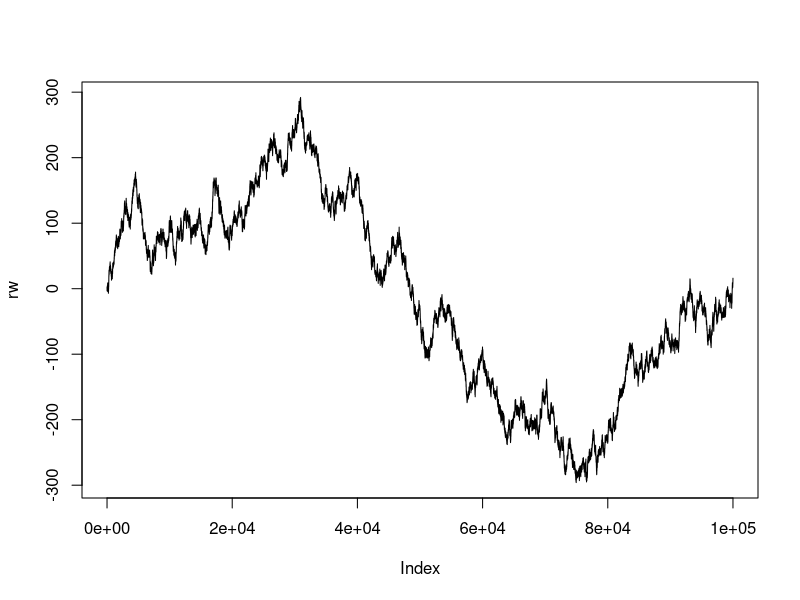

The R script that drew this image:
set.seed(1)

n <- 100000
p <- 0.5
s<-sample(c(-1, 1), n, replace=TRUE, prob=c(1-p, p))
s
rw <- cumsum(s)
plot(rw,type="l")
